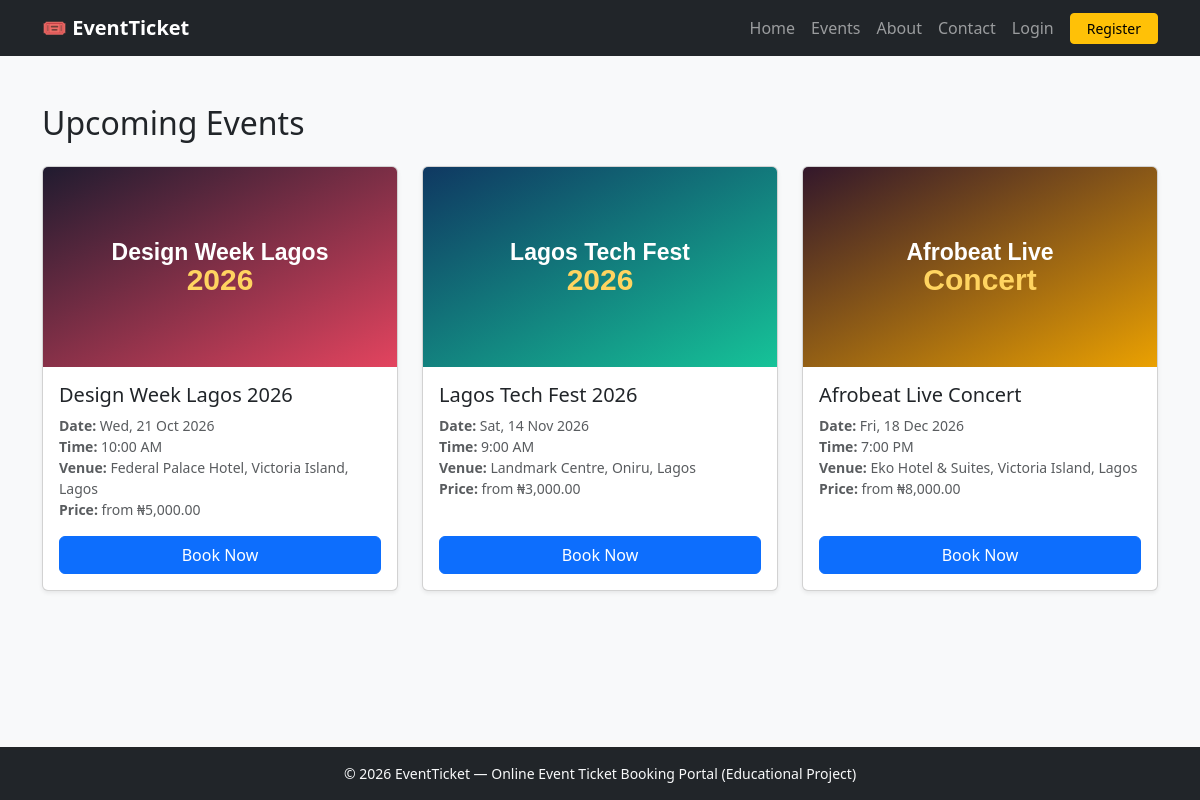
Screenshot of /events.php with the database file from the repository.
### tables this page shows
CREATE TABLE events (
    id INT AUTO_INCREMENT PRIMARY KEY,
    name VARCHAR(150) NOT NULL,
    description TEXT NOT NULL,
    image VARCHAR(255) NOT NULL DEFAULT '',
    event_date DATE NOT NULL,
    event_time TIME NOT NULL,
    venue VARCHAR(150) NOT NULL,
    regular_price DECIMAL(10,2) NOT NULL,
    vip_price DECIMAL(10,2) NOT NULL,
    vvip_price DECIMAL(10,2) NOT NULL,
    status ENUM('active','inactive') NOT NULL DEFAULT 'active'
);

### config/db.php (called while the page is built, shortened)
<?php
function e($value): string
{
    return htmlspecialchars((string) $value, ENT_QUOTES, 'UTF-8');
}
function naira($amount): string
{
    return '₦' . number_format((float) $amount, 2);
}

### events.php (the view, shortened to what this page needs)
<?php
require_once __DIR__ . '/config/db.php';
$events = $pdo->query("SELECT * FROM events WHERE status = 'active' ORDER BY event_date ASC")->fetchAll();
require __DIR__ . '/includes/header.php';
?>
<div class="container my-5">
  <h2 class="mb-4">Upcoming Events</h2>
  <div class="row g-4">
    <?php foreach ($events as $event): ?>
    <div class="col-sm-6 col-lg-4">
      <div class="card event-card h-100 shadow-sm">
        <?php $imagePath = __DIR__ . '/assets/img/' . $event['image']; ?>
        <?php if ($event['image'] !== '' && is_file($imagePath)): ?>
        <img src="<?= BASE_URL ?>assets/img/<?= e($event['image']) ?>" class="card-img-top" alt="<?= e($event['name']) ?>">
        <?php else: ?>
        <div class="card-img-top d-flex align-items-center justify-content-center bg-secondary text-white" style="height:200px"><?= e($event['name']) ?></div>
        <?php endif; ?>
        <div class="card-body d-flex flex-column">
          <h5 class="card-title"><?= e($event['name']) ?></h5>
          <ul class="list-unstyled small text-muted mb-3">
            <li><strong>Date:</strong> <?= e(date('D, j M Y', strtotime($event['event_date']))) ?></li>
            <li><strong>Time:</strong> <?= e(date('g:i A', strtotime($event['event_time']))) ?></li>
            <li><strong>Venue:</strong> <?= e($event['venue']) ?></li>
            <li><strong>Price:</strong> from <?= naira($event['regular_price']) ?></li>
          </ul>
          <a class="btn btn-primary mt-auto" href="<?= BASE_URL ?>book.php?event=<?= (int) $event['id'] ?>">Book Now</a>
        </div>
      </div>
    </div>
    <?php endforeach; ?>
  </div>
</div>
<?php require __DIR__ . '/includes/footer.php'; ?>

### includes/header.php (shortened to what this page needs)
<?php require_once __DIR__ . '/../config/db.php'; ?>
<!DOCTYPE html>
<html lang="en">
<head>
<link href="https://cdn.jsdelivr.net/npm/bootstrap@5.3.3/dist/css/bootstrap.min.css" rel="stylesheet">
<link rel="stylesheet" href="<?= BASE_URL ?>assets/css/style.css">
</head>
<body class="d-flex flex-column min-vh-100 bg-light">
<nav class="navbar navbar-expand-lg navbar-dark bg-dark no-print">
  <div class="container">
    <a class="navbar-brand fw-bold" href="<?= BASE_URL ?>index.php">🎟 EventTicket</a>
    <div class="collapse navbar-collapse" id="mainNav">
      <ul class="navbar-nav ms-auto align-items-lg-center">
        <li class="nav-item"><a class="nav-link" href="<?= BASE_URL ?>index.php">Home</a></li>
        <li class="nav-item"><a class="nav-link" href="<?= BASE_URL ?>events.php">Events</a></li>
        <li class="nav-item"><a class="nav-link" href="<?= BASE_URL ?>about.php">About</a></li>
        <li class="nav-item"><a class="nav-link" href="<?= BASE_URL ?>contact.php">Contact</a></li>
        <?php if (!empty($_SESSION['user_id'])): ?>
        <li class="nav-item"><a class="nav-link" href="<?= BASE_URL ?>dashboard.php">Dashboard</a></li>
        <li class="nav-item"><a class="nav-link" href="<?= BASE_URL ?>logout.php">Logout</a></li>
        <?php else: ?>
        <li class="nav-item"><a class="nav-link" href="<?= BASE_URL ?>login.php">Login</a></li>
        <li class="nav-item ms-lg-2"><a class="btn btn-warning btn-sm px-3" href="<?= BASE_URL ?>register.php">Register</a></li>
        <?php endif; ?>
      </ul>
    </div>
  </div>
</nav>
<main class="flex-grow-1">

### includes/footer.php (shortened to what this page needs)
</main>
<footer class="bg-dark text-light text-center py-3 mt-auto no-print">
  <div class="container small">&copy; <?= date('Y') ?> EventTicket — Online Event Ticket Booking Portal (Educational Project)</div>
</footer>
</body>
</html>

### assets/css/style.css (style rules this page uses)
.event-card img { height: 200px; object-fit: cover; }
.event-card { transition: transform .15s ease; }

### rows the page displays
events: image (picture), name "Design Week Lagos 2026", event_date "Wed, 21 Oct 2026", event_time "10:00 AM", venue "Federal Palace Hotel, Victoria Island, Lagos", regular_price "₦5,000.00"
events: image (picture), name "Lagos Tech Fest 2026", event_date "Sat, 14 Nov 2026", event_time "9:00 AM", venue "Landmark Centre, Oniru, Lagos", regular_price "₦3,000.00"
events: image (picture), name "Afrobeat Live Concert", event_date "Fri, 18 Dec 2026", event_time "7:00 PM", venue "Eko Hotel & Suites, Victoria Island, Lagos", regular_price "₦8,000.00"
